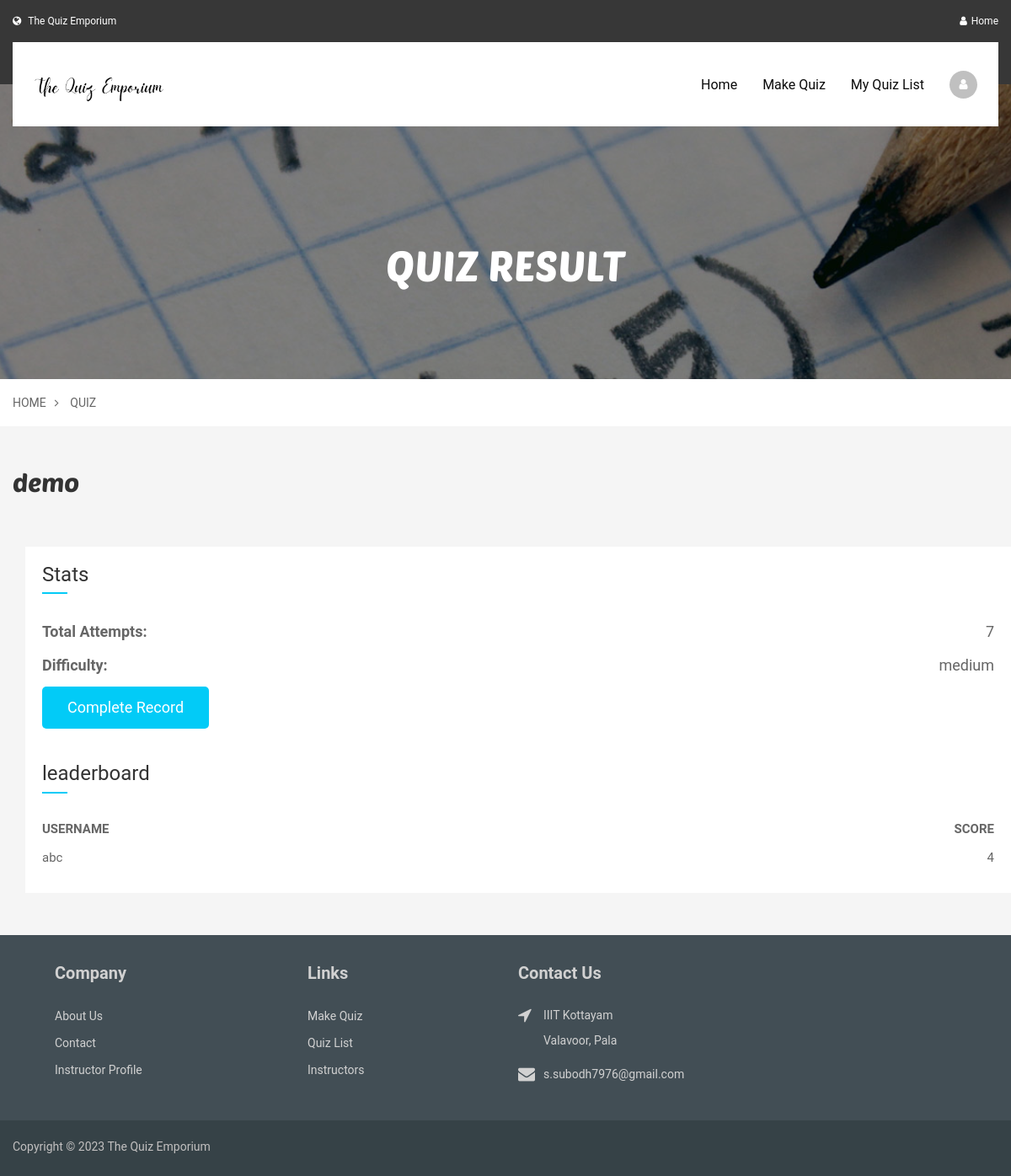
Page /instructor/quiz-result?quiz_id=a0b050ad-2bca-4b00-bee6-fef99fe9ab13 (signed in) on the committed database.
### instructor/models.py (models this page shows, shortened)
class QuizPost(models.Model):
    id = models.UUIDField(primary_key=True, default=uuid.uuid4)
    user = models.CharField(max_length=100)
    number = models.IntegerField()
    time_allot = models.IntegerField()
    tags = models.CharField(max_length=150)
    created_at = models.DateTimeField(default=datetime.now)
    title = models.TextField(max_length=100)
    total_marks = models.IntegerField(default=100)
    attempt_count = models.IntegerField(default=0)
    difficulty = models.TextField(default='easy')
    live = models.BooleanField(default=False)
    description = models.TextField(default=None)

### student/models.py (models this page shows, shortened)
class QuizRecord(models.Model):
    id_quiz = models.TextField(max_length=150)
    user = models.CharField(max_length=100)
    score = models.IntegerField()
    attempt_at = models.DateTimeField(default=timezone.now)
    rating_diff = models.IntegerField(default=None)
    correct = models.IntegerField(default=None)
    incorrect = models.IntegerField(default=None)
    total = models.IntegerField(default=None)
    time_taken = models.IntegerField(default=None)

### instructor/views.py (the view)
# urls.py: path('quiz-result', views.quiz_result, name='quiz-result-i'),
@user_passes_test(instructor_check, login_url='/instructor/signin')
def quiz_result(response):
    quiz_id = response.GET.get('quiz_id')
    quiz_model = QuizPost.objects.get(id=quiz_id)
    lead_records = QuizRecord.objects.filter(id_quiz=quiz_id).order_by('-score')[:10]
    return render(response, 'instructor/quiz-result.html', {'records': lead_records,
                                                            'quiz': quiz_model})

### instructor/views.py (called while the page is built)
def instructor_check(user):
    if user.id:
        if InstructorProfile.objects.filter(user=user).exists():
            return True
        else:
            return False
    return False

### instructor/templates/instructor/quiz-result.html (shortened to what this page needs)
{% extends 'instructor/base.html' %}
{% load static %}
{% block content %}
<section class="banner inner-page">
        	<div class="banner-img"><img src="{% static 'images/banner/quiz.jpg' %}" alt=""></div>
            <div class="page-title">
	            <div class="container">
                    <h1>Quiz Result</h1>
                </div>
            </div>
        </section>
        <section class="breadcrumb white-bg">
        	<div class="container">
            	<ul>
                	<li><a href="/instructor">Home</a></li>
                    <li><a href="/instructor/quiz-list">Quiz</a></li>
                </ul>
            </div>
        </section>
        <section class="quiz-view">
        	<div class="container">
                <div class="quiz-title">
                    <h2>{{ quiz.title }}</h2>
                </div>
                <div class="row">
                    <div>
                    	<div class="quiz-result">
                        	<h3>Stats</h3>
                            <div class="result-info">
                            	<div class="info-slide">
                                	<p><strong>Total Attempts:</strong><span>{{ quiz.attempt_count }}</span></p>
                                </div>
                                <div class="info-slide">
                                	<p><strong>Difficulty:</strong><span>{{ quiz.difficulty }}</span></p>
                                </div>
                                <div class="info-slide">
                                    <a href="/instructor/all-record?quiz_id={{ quiz.id }}" class="btn">Complete Record</a>
                                </div>
                            </div>
                            <div class="leaderboard">
                            	<h3>leaderboard</h3>
                                 <div class="qustion-review">
                                        <p><strong>USERNAME</strong><span><strong>SCORE</strong></span></p>
                                    </div>
                                {% for record in records %}
                                    <div class="qustion-review">
                                        <p>{{ record.user }}<span>{{ record.score }}</span></p>
                                    </div>
                                {% endfor %}
                            </div>
                        </div>
                    </div>
                </div>
            </div>
        </section>
{% endblock %}

### rows in the picture
QuizPost: title "demo", attempt_count "7", difficulty "medium"
QuizRecord: user "abc", score "4"
